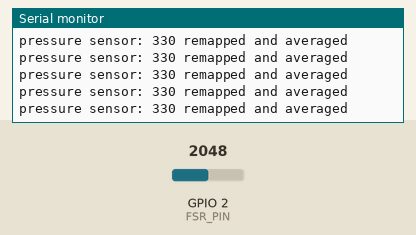
This sketch was run on a simulated ESP32. Shown: the last lines printed to the serial monitor. Inputs (shaded band) come from the test bench; at power-on: GPIO 2 (FSR_PIN) = 2048.

Above: at 1.2 s.
1.3 s: GPIO 2 (FSR_PIN) set to 2866
At 1.9 s:
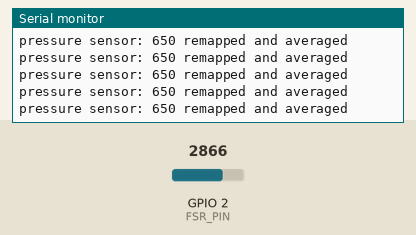
2.8 s: GPIO 2 (FSR_PIN) set to 3603
At 3.7 s:
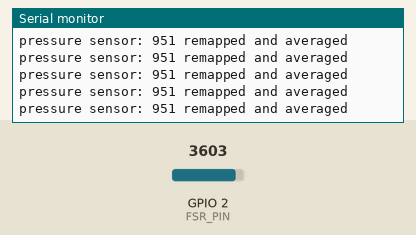
Timing chart, 0 to 5.8 s (numbered marks = the images above; inputs shaded):
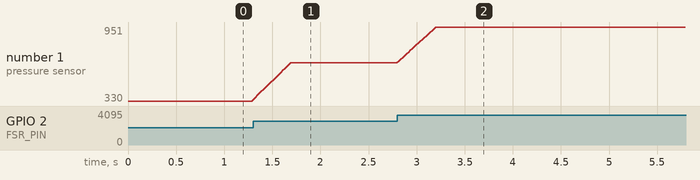

Measured:
- after the input at 1.3 s, the serial monitor: prints a new line at once (image 1)
- after the input at 2.8 s, the serial monitor: prints a new line at once (image 2)
- plotted number 1: 330 → 650 after the input at 1.3 s, 650 → 951 after the input at 2.8 s

The sketch:

pressure_sensor.ino
```cpp
#include <RunningAverage.h>

const int FSR_PIN = 2; // Pin connected to FSR/resistor divider
//const float VCC = 3.22; // Measured voltage of Ardunio 5V line
//const float R_DIV = 3000.0; // Measured resistance of 3.3k resistor

RunningAverage ppRA(20);

void setup()
{
  Serial.begin(115200);
  pinMode(FSR_PIN, INPUT_PULLDOWN);
  ppRA.clear();
}

long map_section(long x, long elsey, long in_min, long in_max, long out_min, long out_max) {
  if (x<= in_max && x>= in_min) {
    return (x - in_min) * (out_max - out_min) / (in_max - in_min) + out_min;
  } else {
    return elsey;
  }
}

void loop()
{
  int fsrADC = analogRead(FSR_PIN);

  // If the FSR has no pressure, the resistance will be
  // near infinite. So the voltage should be near 0.
  if (fsrADC != 0) // If the analog reading is non-zero
  {
    int fsrADC2 = map(fsrADC, 600, 4095, 0, 4095);
    fsrADC2 = fsrADC; //constrain(fsrADC2, 0, 4095);

    // 0-1200 is super sensitive. 0-10%
    // 1200-2500 is quite firm. 10-50%
    // 2500-3600 takes a lots of force. 50-95%
    // 3600-4095 -- 3600 feels like the max so only leave 5% more after that. 95-100%
    int fsrADC3;
    fsrADC3 = map_section( fsrADC2, fsrADC3,    0, 600,    0,   1);
    fsrADC3 = map_section( fsrADC2, fsrADC3,  601,1200,    2, 200);
    fsrADC3 = map_section( fsrADC2, fsrADC3, 1201,2500,  201, 400);
    fsrADC3 = map_section( fsrADC2, fsrADC3, 2501,3600,  501, 950);
    fsrADC3 = map_section( fsrADC2, fsrADC3, 3601,4095,  951,1000);

    ppRA.add(fsrADC3);
    fsrADC3 = ppRA.getAverage();
//
//    // Use ADC reading to calculate voltage:
//    float fsrV = fsrADC * VCC / 4095.0;
//

      Serial.printf("pressure sensor: %d remapped and averaged\n", fsrADC3);
//    Serial.printf("pressure sensor: %d, %d clamped, %d remapped (%0.2f volts)\n", fsrADC, fsrADC2, fsrADC3, fsrV);

    delay(20);

  }

}
```
